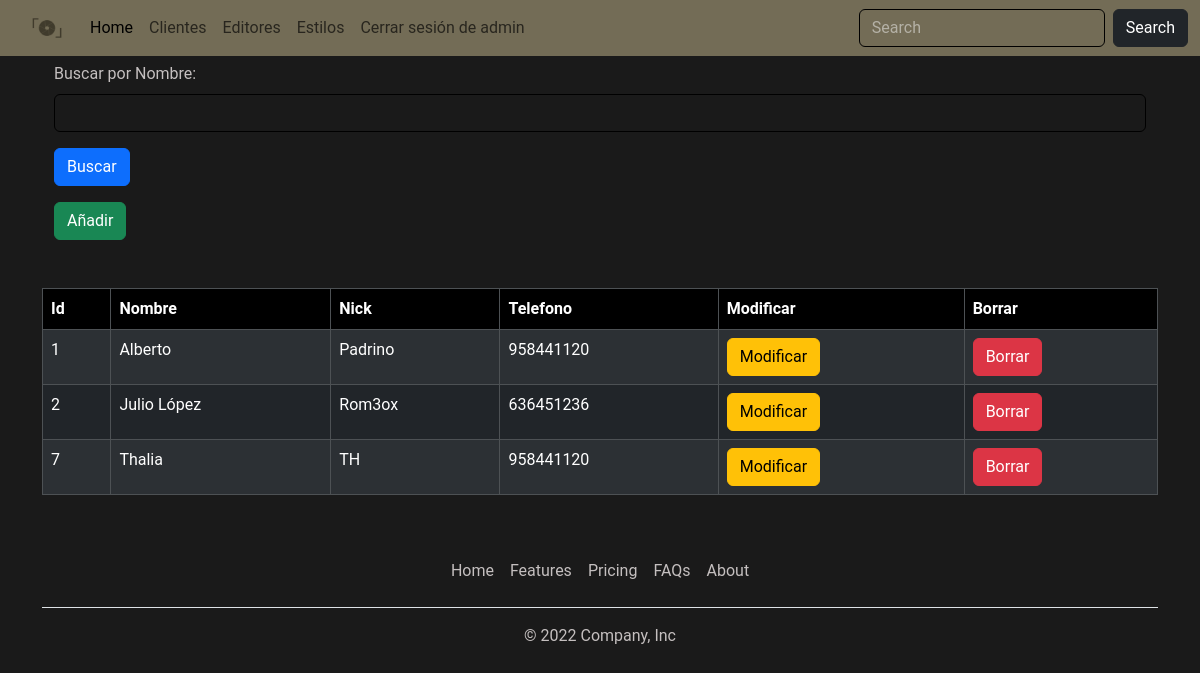
The app's page /controladores/admin_listar_clientes.php (signed in) with its own data.
### tables this page shows
CREATE TABLE `clientes` (
  `id` bigint(20) NOT NULL,
  `nombre` varchar(200) NOT NULL,
  `telefono` varchar(9) NOT NULL,
  `nick` varchar(100) NOT NULL,
  `contraseña` varchar(200) NOT NULL
);

### modelos/bd.php (called while the page is built)
<?php
class bd
{
    public static function conectar()
    {
        $conexion = new mysqli("localhost", "root", "", "requestify");
        $conexion->set_charset("utf8");
        return $conexion;
    }
}

### modelos/cliente.php (called while the page is built, shortened)
<?php
class cliente
{
    private $bd;
    public function __construct()
    {
        $this->bd = bd::conectar();
    }
    public function listarClientes()
    {
        $listar=$this->bd->query("SELECT * from clientes where id>0");
        $this->cliente=$listar->fetch_all(MYSQLI_ASSOC);
        return $this->cliente;
    }
}

### vistas/admin_listar_clientes.php (the view)
<section class="container mt-5">
    <?php
echo "
<div class='container mt-5'>
    <form action='../controladores/admin_buscar_cliente.php' method='POST'>
        <div class='mb-3'>
            <label for='nombre' class='form-label'>Buscar por Nombre:</label>
            <input type='text' class='form-control' name='nombre'>
        </div>
        <button type='submit' class='btn btn-primary' name='enviarBuscarCliente'>Buscar</button>
    </form>
</div>
<div class='container mt-3 d-flex justify-content-star align-items-center'>
    <a href='../controladores/admin_insertar_cliente.php'>
        <button class='btn btn-success' name='añadirCliente'>Añadir</button>
    </a>
</div>";
    ?>
</section>
<section class="container mt-5 table-responsive">
    <?php
    echo "
    <table class='table table-bordered table-dark table-striped'>
        <thead>
            <tr>
                <th scope='col'>Id</th>
                <th scope='col'>Nombre</th>
                <th scope='col'>Nick</th>
                <th scope='col'>Telefono</th>
                <th scope='col'>Modificar</th>
                <th scope='col'>Borrar</th>
            </tr>
        </thead>
        <tbody>
    ";
    foreach ($clientes as  $value) {
        echo "
        <tr>
        <td> $value[id] </td>
        <td> $value[nombre] </td>
        <td> $value[nick] </td>
        <td> $value[telefono] </td>
        <td><a href='../controladores/admin_modificar_cliente.php?id=$value[id]&nombre=$value[nombre]&nick=$value[nick]&telefono=$value[telefono]'>
                <button class='btn btn-warning' name='modificarCliente'>Modificar</button>
            </a>
        </td>
        <td><a href='../controladores/admin_borrar_cliente.php?id=$value[id]'>
                <button class='btn btn-danger' name='borrarCliente'>Borrar</button>
            </a>
        </td>
    </tr>
        ";
    }
    echo "
    </tbody>
    </table>
    ";
    ?>
</section>

### assets/styles/style.css (style rules this page uses)
* { padding: 0; margin: 0; box-sizing: border-box; }
body { margin: 0px; background-color: #1A1A1A; font-family: 'Roboto', sans-serif; color: rgb(196, 191, 191); }
.form-control { background-color: transparent; border: black 1px solid; box-shadow: none; color: whitesmoke; }
body thead th { background-color: #000000 !important; }
.form-control::placeholder { color: whitesmoke !important;; opacity: 0.5; }

### records on screen
clientes: id "1", nombre "Alberto", nick "Padrino", telefono "958441120"
clientes: id "2", nombre "Julio López", nick "Rom3ox", telefono "636451236"
clientes: id "7", nombre "Thalia", nick "TH", telefono "958441120"

### other values on screen
$_SESSION[nick] "admin"
